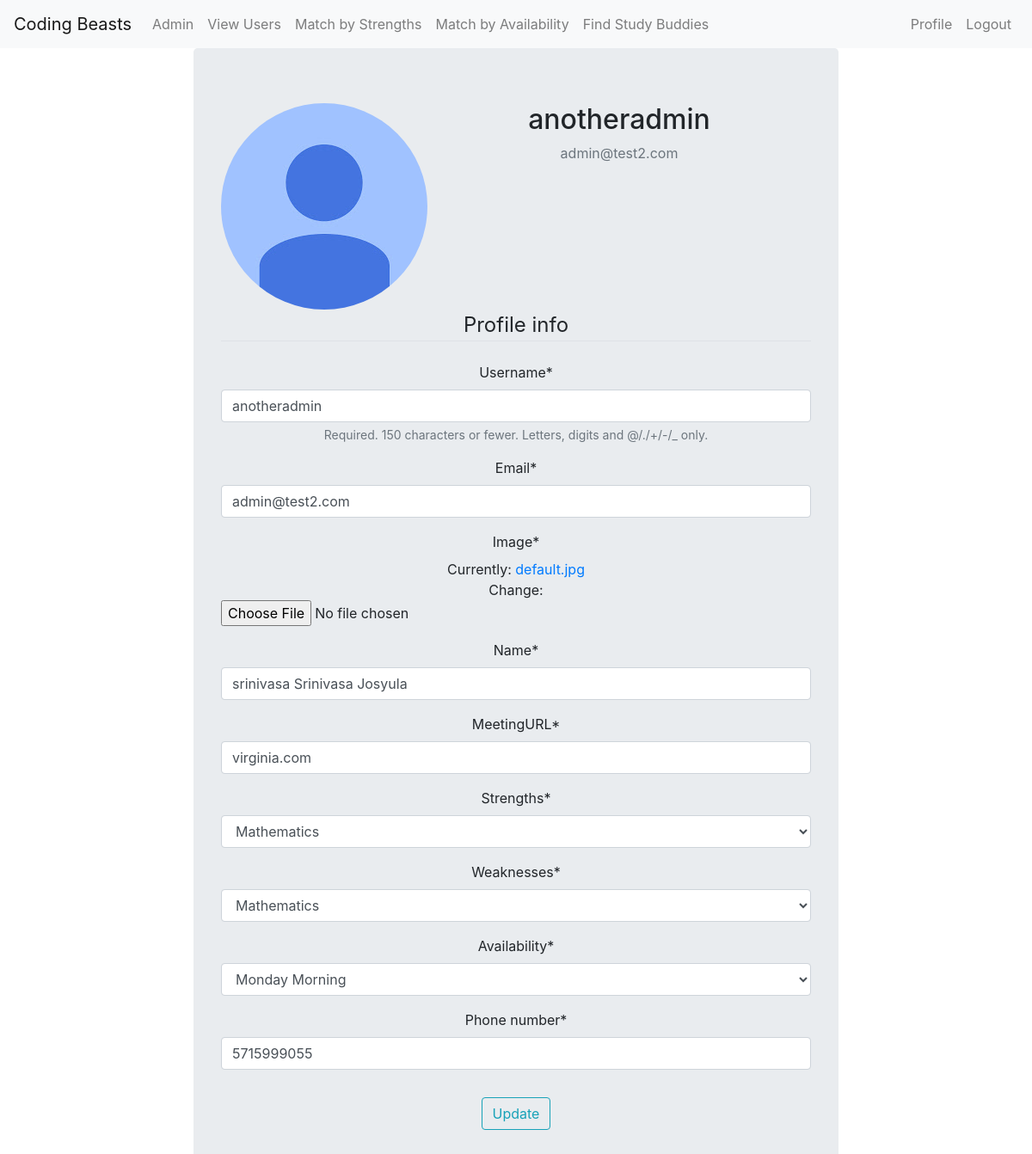
The page /user_profile/ (signed in) on the database its author committed.
### sbuddy/models.py (models this page shows, shortened)
class Profile(models.Model):
    STRENGTH_CHOICES = (
        ('--------', '--------'),
        ('Mathematics','Mathematics'),
        ('Chemistry','Chemistry'),
        ('Physics','Physics'),
        ('Computer Science','Computer Science'),
        ('Economics','Economics'),
        )
    SCHEDULE_CHOICES = [
        ("Monday Morning", "Monday Morning"),
        ("Monday Afternoon", "Monday Afternoon"),
        ("Tuesday Morning", "Tuesday Morning"),
        ("Tuesday Afternoon", "Tuesday Afternoon"),
        ("Wednesday Morning", "Wednesday Morning"),
        ("Wednesday Afternoon", "Wednesday Afternoon"),
        ("Thursday Morning", "Thursday Morning"),
        ("Thursday Afternoon", "Thursday Afternoon"),
        ("Friday Morning", "Friday Morning"),
        ("Friday Afternoon", "Friday Afternoon"),
    ]
    user = models.OneToOneField(User, on_delete=models.CASCADE)
    image = models.ImageField(default='default.jpg', upload_to='profile_pics')
    name = models.CharField(max_length=100, blank=False, default='')
    meetingURL = models.CharField(max_length=100, blank=False, default='')
    strengths = models.CharField(
        max_length=255,
        choices=STRENGTH_CHOICES,
        default='')
    weaknesses = models.CharField(
        max_length=255,
        choices=STRENGTH_CHOICES,
        default='')
    availability = models.CharField(
        max_length=50,
        choices=SCHEDULE_CHOICES,
        default='Monday Morning',
    )
    phone_number = models.CharField(max_length=20)

### sbuddy/views.py (the view)
# urls.py: path('user_profile/', views.user_profile, name='user_profile'),
@login_required
def user_profile(request):
    if request.method == 'POST':
        u_form = UserUpdateForm(request.POST, instance=request.user)
        p_form = ProfileUpdateForm(request.POST,
                                   request.FILES,
                                   instance=request.user.profile)
        if u_form.is_valid() and p_form.is_valid():
            u_form.save()
            p_form.save()
            messages.success(request, f'Your account has been updated!')
            return redirect('sbuddy:user_profile')
    else:
        u_form = UserUpdateForm(instance=request.user)
        p_form = ProfileUpdateForm(instance=request.user.profile)
    context = {
        'u_form': u_form,
        'p_form': p_form
    }
    return render(request, 'sbuddy/user_profile.html', context)

### sbuddy/forms.py
class UserUpdateForm(forms.ModelForm):
    email = forms.EmailField()
    class Meta:
        model = User
        fields = ['username', 'email']

class ProfileUpdateForm(forms.ModelForm):
    class Meta:
        model = Profile
        fields = ['image', 'name', 'meetingURL', 'strengths', 'weaknesses', 'availability','phone_number']

### sbuddy/templates/sbuddy/user_profile.html (shortened to what this page needs)
{% extends 'sbuddy/base.html' %}
{% load crispy_forms_tags %}
{% load bootstrap4 %}
{% block content %}
<div class="container text-center jumbotron" style="max-width:750px">
    <div class="content-section">
      <div class="media">
        <img class="rounded-circle account-img" src="{{ user.profile.image.url }}">
        <div class="media-body">
          <h2 class="account-heading">{{ user.username }}</h2>
          <p class="text-secondary">{{ user.email }}</p>
        </div>
      </div>
      <form method="POST" enctype='multipart/form-data'>
          <fieldset class="form-group">
              <legend class="border-bottom mb-4">Profile info</legend>
              {{ u_form|crispy }}
              {{ p_form|crispy }}
          </fieldset>
          <div class="form-group">
              <button class="btn btn-outline-info" type="submit">Update</button>
          </div>
      </form>
    </div>
</div>
{% endblock content %}

### rows shown on the page
Profile: name "srinivasa Srinivasa Josyula", meetingURL "virginia.com", strengths "Mathematics", weaknesses "Mathematics", availability "Monday Morning", phone_number "5715999055"

### other values the page prints
{{ user.username }} "anotheradmin"
{{ user.email }} "admin@test2.com"
